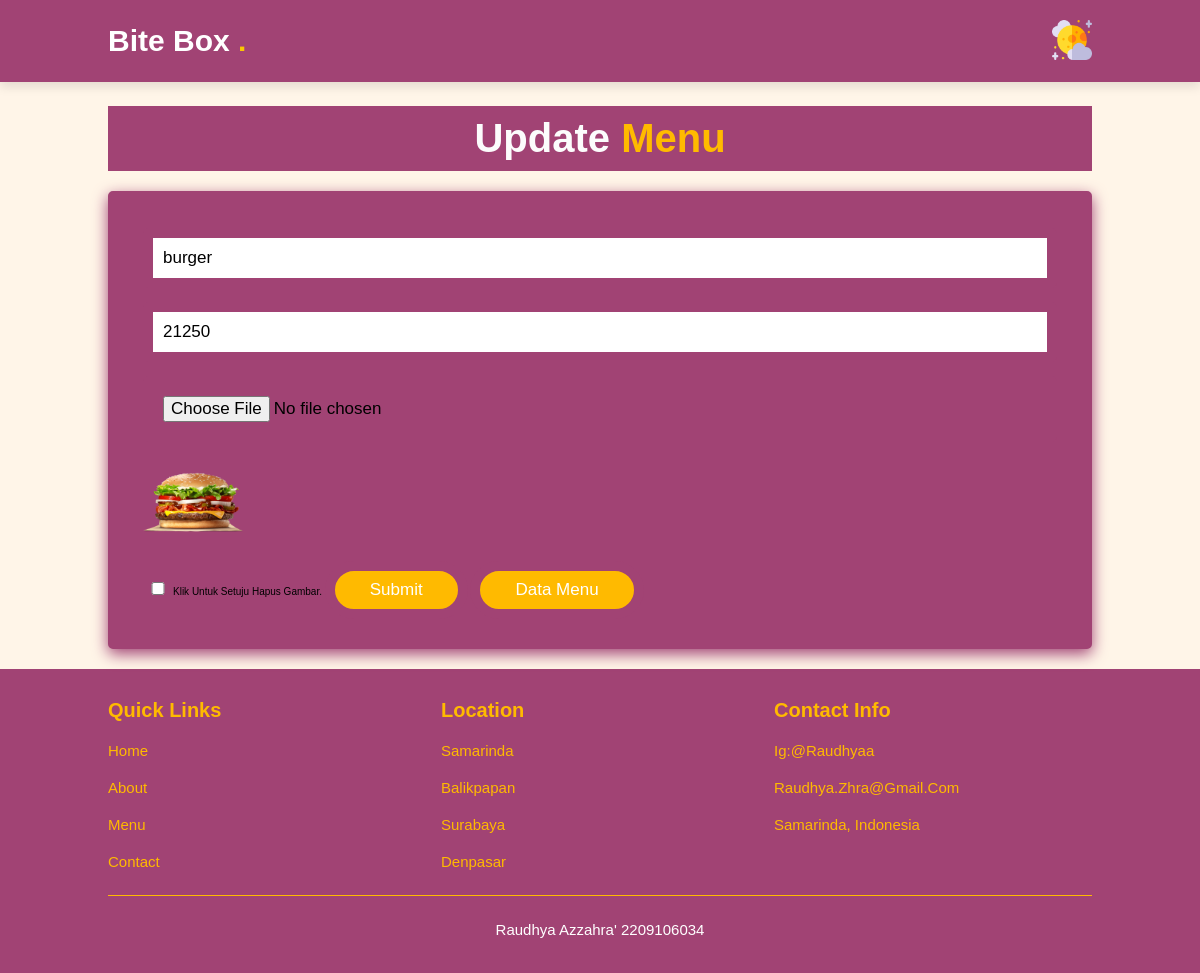
Screenshot of /views/edit2.php?ID=39 with the database file from the repository.
### tables this page shows
CREATE TABLE `listmenu` (
  `ID` int(11) NOT NULL,
  `produk` varchar(50) NOT NULL,
  `harga` varchar(50) NOT NULL,
  `gambar` varchar(255) NOT NULL
);

### views/edit2.php (the view, shortened to what this page needs)
<?php include('../aksi/koneksi.php');
$ID = $_GET['ID'];
$query = "SELECT * FROM listmenu WHERE ID=$ID";
$result = mysqli_query($conn, $query);
$data = mysqli_fetch_assoc($result);
   ?>
   <!DOCTYPE html>
   <html lang="en">
   <head>
       <link rel="stylesheet" href="../style/style.css">
       <link rel="stylesheet" href="https://cdnjs.cloudflare.com/ajax/libs/font-awesome/5.15.3/css/all.min.css">
   </head>
   <body>
       <header>
           <a href="#" class="logo">Bite Box
               <span>.</span>
           </a>
           <div class="mode">
               <img src="../images/moon.png" id="icon">
           </div>
       </header>
       <br><br><br><br><br><br>
      <section class="contact" id="contact">
           <h1 class="heading">
               <span> Update </span> Menu
           </h1>
           <div class="row">
               <form action="" method="post" enctype="multipart/form-data">
                   <input name="produk" type="text" placeholder="nama menu" class="box" value="<?php echo $data['produk']; ?>" required>
                   <input name="harga" type="text" placeholder="harga menu" class="box" value="<?php echo $data['harga']; ?>" required>
                   <input name="gambar" type="file" class="box">
                        <?php if ($data['gambar'] != ""): ?>
                        <img src="../img/gambar_crud/<?php echo $data['gambar']; ?>" alt="Gambar Produk" width="100" height="100">
                        <br><input class="hapus-gambar-checkbox" type="checkbox" name="hapus_gambar" value="1"/>Klik Untuk Setuju Hapus Gambar.
                        <?php endif; ?>
                   <input type="submit" value="Submit" name="submit" class="btn-submit">
                   <a href="../views/dataMenu.php" class="btn-submit"> Data Menu </a>
               </form>
           </div>
       </section>
       <section class="footer">
           <div class="box-container">
               <div class="box">
                   <h3>Quick Links</h3>
                   <a href="../views/index.php">home</a>
                   <a href="../views/index.php">about</a>
                   <a href="../views/index.php">menu</a>
                   <a href="../views/index.php">contact</a>
               </div>
               <div class="box">
                   <h3>Location</h3>
                   <a href="https://www.google.co.id/maps/@-0.4947968,117.1357696,14z?entry=ttu">Samarinda</a>
                   <a href="https://www.google.co.id/maps/place/Balikpapan,+Kota+Balikpapan,+Kalimantan+Timur/@-1.174603,116.841748,11z/data=!3m1!4b1!4m6!3m5!1s0x2df14710964d9c91:0xcaa6ec96c2aea6d2!8m2!3d-1.2379274!4d116.8528526!16zL20vMDJsYjZ4?entry=ttu">Balikpapan</a>
                   <a href="https://www.google.co.id/maps/place/Surabaya,+Jawa+Timur/@-7.1282662,112.815134,12.5z/data=!4m6!3m5!1s0x2dd7fbf8381ac47f:0x3027a76e352be40!8m2!3d-7.2574719!4d112.7520883!16zL20vMDFmNHhk?entry=ttu">Surabaya</a>
                   <a href="https://www.google.co.id/maps/place/Denpasar,+Kota+Denpasar,+Bali/@-8.6726833,115.2242733,12z/data=!3m1!4b1!4m6!3m5!1s0x2dd2409b0e5e80db:0xe27334e8ccb9374a!8m2!3d-8.6704582!4d115.2126293!16zL20vMDJuYmgx?entry=ttu">Denpasar</a>
               </div>
               <div class="box">
                   <h3>Contact Info</h3>
                   <a href="https://www.bing.com/ck/a?!&&p=d5327da7f05045bbJmltdHM9MTY5NTc3MjgwMCZpZ3VpZD0xMjI3MWZjZi04ZjFjLTY5M2ItMjJmZS0wZTI3OGIxYzY3YjEmaW5zaWQ9NTE3NQ&ptn=3&hsh=3&fclid=12271fcf-8f1c-693b-22fe-0e278b1c67b1&psq=raudhya+azzahra%27&u=a1aHR0cHM6Ly93d3cuaW5zdGFncmFtLmNvbS9yYXVkaHlhYS8&ntb=1">ig:@raudhyaa</a>
                   <a href="https://mail.google.com/mail/u/0/?hl=en#inbox?compose=DmwnWrRsnwxLmQLPZzFGqQDfsldpXQshBPnQZvvpJFQKPkCVZpTdNcnxFhxLhfwPfHLlZxmfJDlB">raudhya.zhra@gmail.com</a>
                   <a href="https://www.google.co.id/maps/@-0.4947968,117.1357696,14z?entry=ttu">Samarinda, Indonesia</a>
               </div>
           </div>
           <div class="credit"> Raudhya Azzahra'
               <span> 2209106034</span>
           </div>
       </section>
   </body>
   </html>

### style/style.css (style rules this page uses)
:root { --brown: #f9c802; --primary-color: #fff5e8; --secondary--color: #a14374; --text-color: #473c33; }
* { margin: 0; padding: 0; box-sizing: border-box; font-family: Verdana, Geneva, Tahoma, sans-serif; outline: none; border: none; text-decoration: none; text-transform: capitalize; transition: .2s linear; }
html { font-size: 62.5%; scroll-behavior: smooth; scroll-padding-top: 6rem; overflow-x: hidden; }
section { padding: 2rem 9%; }
.heading { text-align: center; font-size: 4rem; color: #FFBA00; padding: 1rem; margin: 2rem 0; background-color: var(--secondary--color); }
.heading span { color: #fcfcfc; }
header { position: fixed; top: 0; left: 0; right: 0; background: var(--secondary--color); padding: 2rem 9%; display: flex; align-items: center; justify-content: space-between; z-index: 1000; box-shadow: 0 .5rem 1rem rgba(0, 0, 0, .1); }
header .logo { font-size: 3rem; color: #fff; font-weight: bolder; }
header .logo span { color: var(--brown); }
header .mode img { width: 40px; }
.contact { background: var(--primary-color); }
.contact .row { display: flex; flex-wrap: wrap-reverse; gap: 1.5rem; align-items: center; }
.contact .row form { flex: 1 1 40rem; padding: 2rem 2.5rem; box-shadow: 0 .5rem 1.5rem var(--secondary--color); border: 1rem solid var(--secondary--color); background: var(--secondary--color); border-radius: .5rem; }
.contact .row form .box { padding: 1rem; font-size: 1.7rem; color: black; text-transform: none; border: 1rem solid var(--secondary--color); border-radius: .5rem; margin: .7rem 0; width: 100%; }
.contact .row form .btn-submit { display: inline-block; margin-top: 1rem; border-radius: 5rem; background: #FFBA00; border: 1rem solid var(--secondary--color); color: #fff; padding: .9rem 3.5rem; cursor: pointer; font-size: 1.7rem; }
.footer { background: var(--secondary--color); }
.footer .box-container { display: flex; flex-wrap: wrap; gap: 1.5rem; }
.footer .box-container .box { flex: 1 1 25rem; }
.footer .box-container .box h3 { color: #FFBA00; font-size: 2rem; padding: 1rem 0; }
.footer .box-container .box a { display: block; color: #FFBA00; font-size: 1.5rem; padding: 1rem 0; }
.footer .credit { text-align: center; padding: 1.5rem; margin-top: 1.5rem; padding-top: 2.5rem; font-size: 1.5rem; color: #ffffff; border-top: .1rem solid #FFBA00; }
.hapus-gambar-checkbox { display: inline-block; align-items: left; width:30px; }

### rows the page displays
listmenu: produk "burger", harga "21250", gambar (picture)
